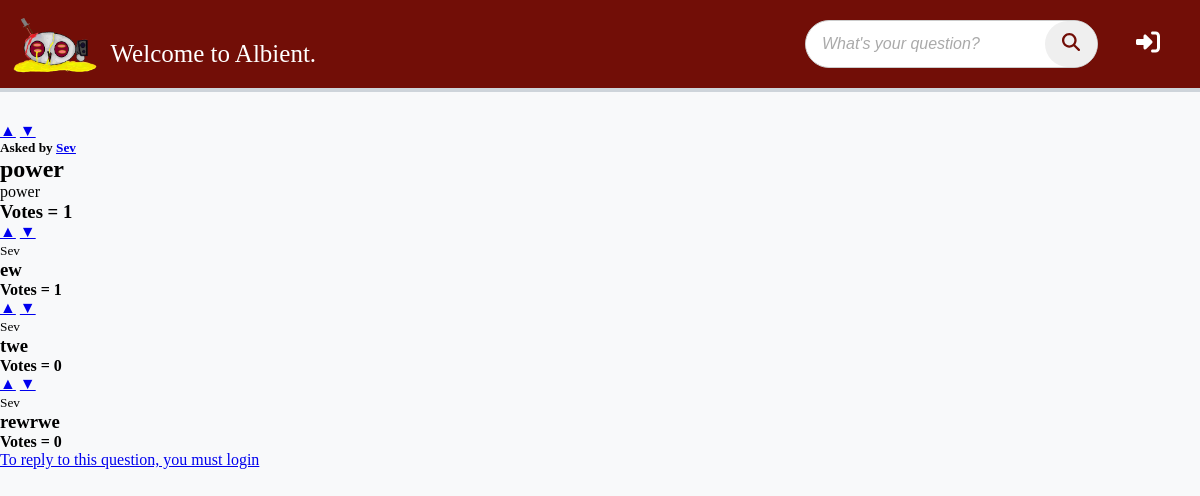
Screenshot of /view_question?id=1 with the database file from the repository.
### albient/models.py (models this page shows)
class User(db.Model, UserMixin):
    id = sa.Column(sa.Integer, primary_key=True, unique=True)
    role_id = sa.Column(sa.Integer, default=0)  # 0 for normal users, 1 for admin
    email = sa.Column(sa.String(320))
    username = sa.Column(sa.String(64), nullable=False, unique=True)
    display_name = sa.Column(sa.String(32))
    password = sa.Column(sa.String(64), nullable=False)
    rep_points = sa.Column(sa.Integer)
    questions = relationship("Question", backref="op", lazy=True)
    replies = relationship("Comment", backref="op", lazy=True)

class Question(db.Model):
    id = sa.Column(sa.Integer, primary_key=True, unique=True)
    title = sa.Column(sa.String(64))
    content = sa.Column(sa.Text)
    user_id = sa.Column(sa.Integer, sa.ForeignKey("user.id"))
    comments = relationship("Comment", backref="question", lazy=True)
    tags = sa.Column(sa.String(32))
    votes = sa.Column(sa.Integer, default=0)
    is_resolved = sa.Column(sa.Boolean, default=False)

class Comment(db.Model):
    id = sa.Column(sa.Integer, primary_key=True, unique=True)
    content = sa.Column(sa.Text)
    votes = sa.Column(sa.Integer, default=0)
    question_id = sa.Column(sa.Integer, sa.ForeignKey("question.id"))
    user_id = sa.Column(sa.Integer, sa.ForeignKey("user.id"))

### albient/routes.py (the view)
@app.route("/view_question", methods=["GET", "POST"])
def view_question():
    post_id = request.args.get("id")
    question = Question.query.filter_by(id=post_id).first()
    assert question is not None
    replies = Comment.query.filter_by(question=question).all()
    form = ReplyPostForm()
    if form.validate_on_submit():
        reply = Comment(content=form.content.data, question=question, op=current_user)
        db.session.add(reply)
        db.session.commit()
        flash("Reply added")
        return redirect(url_for("view_question", id=question.id))
    return render_template(
        "view_question.html",
        form=form,
        title="Reply",
        question=question,
        replies=replies,
    )

### albient/forms.py
class ReplyPostForm(FlaskForm):
    content = TextAreaField("Reply")
    submit = SubmitField("Reply")

### albient/templates/view_question.html
{% extends 'base.html' %}
{% block content %}
<div class="view-question">
  <div class="vote-buttons">
    <a class="vote-button upvote-icon" href="{{url_for('upvote_post', post_id=question.id, del=1) }}">&#9650;</a>
    <a class="vote-button downvote-icon" href="{{url_for('upvote_post', post_id=question.id, del=-1) }}">&#9660;</a>
  </div>
  <h5>Asked by <a href="{{ url_for('view_user', username=question.op.username)}}">{{ question.op.display_name }}</a></h5>
  <h2 class="question-title"> {{ question.title }} </h2>
  <p class="question-content"> {{ question.content }} </p>
  <h3>Votes = {{ question.votes }}</h3>
  <div class="replies">
    {% for reply in replies %}
    <div class="reply">
      <div class="vote-buttons">
        <a class="vote-button upvote-icon" href="{{url_for('upvote_comment', comment_id=reply.id, del=1) }}">&#9650;</a>
        <a class="vote-button downvote-icon" href="{{url_for('upvote_comment', comment_id=reply.id, del=-1) }}">&#9660;</a>
      </div>
      <small>{{ reply.op.display_name }}</small>
      <h3 class="reply-content">{{ reply.content }}</h3>
      <h4>Votes = {{reply.votes}}</h4>
    </div>
    {% endfor %}
  </div>
</div>
{% if current_user.is_authenticated %}
<div class="reply-form">
  <form action="" method="POST">
    <fieldset>
      {{ form.hidden_tag() }}
      {% if form.content.errors %}
      {{ form.content() }}
      {% for error in form.content.errors %}
      <p class="form-error">{{ error }}</p>
      {% endfor %}
      {% else %}
      {{ form.content() }}
      {% endif %}
      {{ form.submit() }}
    </fieldset>
  </form>
</div>
{% else %}
<a href="{{url_for('login') }}"> To reply to this question, you must login</a>
{% endif %}
{% endblock %}

### albient/static/syles.css (style rules this page uses)
:root { --seasalt: #f8f9faff; --antiflash-white: #e9ecefff; --platinum: #dee2e6ff; --french-gray: #ced4daff; --french-gray-2: #adb5bdff; --slate-gray: #6c757dff; --outer-space: #495057ff; --onyx: #343a40ff; --eerie-black: #212529ff; --brick: #720E07; }
* { margin: 0; padding: 0; }
body { min-height: 100vh; margin: 0; padding: 0; font-family: 'Monaspace Radon Var'; background: var(--seasalt); }

### albient/static/navbar.css (style rules this page uses)
:root { --seasalt: #f8f9faff; --antiflash-white: #e9ecefff; --platinum: #dee2e6ff; --french-gray: #ced4daff; --french-gray-2: #adb5bdff; --slate-gray: #6c757dff; --outer-space: #495057ff; --onyx: #343a40ff; --eerie-black: #212529ff; --logo-color: #ff5733ff; --brick: #720E07; }

### rows the page displays
User: op.display_name "Sev"
Question: title "power", content "power", votes "1"
Comment: op.display_name "Sev", content "ew", votes "1"
Comment: op.display_name "Sev", content "twe", votes "0"
Comment: op.display_name "Sev", content "rewrwe", votes "0"
